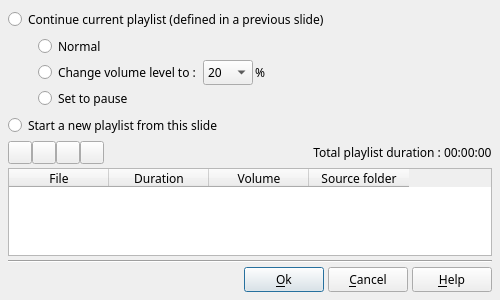
<?xml version="1.0" encoding="UTF-8"?>
<ui version="4.0">
 <class>DlgMusicProperties</class>
 <widget class="QDialog" name="DlgMusicProperties">
  <property name="geometry">
   <rect>
    <x>0</x>
    <y>0</y>
    <width>500</width>
    <height>300</height>
   </rect>
  </property>
  <property name="minimumSize">
   <size>
    <width>500</width>
    <height>300</height>
   </size>
  </property>
  <property name="font">
   <font>
    <family>Sans Serif</family>
    <pointsize>9</pointsize>
   </font>
  </property>
  <property name="windowTitle">
   <string>Music properties</string>
  </property>
  <layout class="QVBoxLayout" name="verticalLayout">
   <property name="spacing">
    <number>4</number>
   </property>
   <property name="margin">
    <number>8</number>
   </property>
   <item>
    <widget class="QRadioButton" name="SameMusicRD">
     <property name="toolTip">
      <string>Allows one to continue to play the play list define by a previous slide</string>
     </property>
     <property name="text">
      <string>Continue current playlist (defined in a previous slide)</string>
     </property>
     <attribute name="buttonGroup">
      <string>buttonGroup</string>
     </attribute>
    </widget>
   </item>
   <item>
    <layout class="QGridLayout" name="gridLayout">
     <property name="leftMargin">
      <number>30</number>
     </property>
     <property name="topMargin">
      <number>0</number>
     </property>
     <property name="rightMargin">
      <number>0</number>
     </property>
     <property name="bottomMargin">
      <number>0</number>
     </property>
     <property name="spacing">
      <number>2</number>
     </property>
     <item row="1" column="0">
      <widget class="QRadioButton" name="SameMusicReduceVolumeRD">
       <property name="toolTip">
        <string>Allows one to indicate that from now on, the sound volume is reduced.</string>
       </property>
       <property name="text">
        <string>Change volume level to :</string>
       </property>
       <attribute name="buttonGroup">
        <string>buttonGroup_2</string>
       </attribute>
      </widget>
     </item>
     <item row="1" column="1">
      <widget class="QComboBox" name="VolumeReductionFactorCB">
       <property name="sizePolicy">
        <sizepolicy hsizetype="Fixed" vsizetype="Fixed">
         <horstretch>0</horstretch>
         <verstretch>0</verstretch>
        </sizepolicy>
       </property>
       <property name="minimumSize">
        <size>
         <width>50</width>
         <height>0</height>
        </size>
       </property>
       <property name="maximumSize">
        <size>
         <width>50</width>
         <height>16777215</height>
        </size>
       </property>
       <property name="toolTip">
        <string>Define the sound volume for this slide</string>
       </property>
       <property name="currentIndex">
        <number>7</number>
       </property>
       <item>
        <property name="text">
         <string notr="true">90</string>
        </property>
       </item>
       <item>
        <property name="text">
         <string notr="true">80</string>
        </property>
       </item>
       <item>
        <property name="text">
         <string notr="true">70</string>
        </property>
       </item>
       <item>
        <property name="text">
         <string notr="true">60</string>
        </property>
       </item>
       <item>
        <property name="text">
         <string notr="true">50</string>
        </property>
       </item>
       <item>
        <property name="text">
         <string notr="true">40</string>
        </property>
       </item>
       <item>
        <property name="text">
         <string notr="true">30</string>
        </property>
       </item>
       <item>
        <property name="text">
         <string notr="true">20</string>
        </property>
       </item>
       <item>
        <property name="text">
         <string notr="true">10</string>
        </property>
       </item>
      </widget>
     </item>
     <item row="1" column="2">
      <widget class="QLabel" name="label_3">
       <property name="sizePolicy">
        <sizepolicy hsizetype="Expanding" vsizetype="Preferred">
         <horstretch>0</horstretch>
         <verstretch>0</verstretch>
        </sizepolicy>
       </property>
       <property name="text">
        <string notr="true">%</string>
       </property>
      </widget>
     </item>
     <item row="2" column="0" colspan="3">
      <widget class="QRadioButton" name="SameMusicPauseRD">
       <property name="toolTip">
        <string>Set music to pause during this slide</string>
       </property>
       <property name="text">
        <string>Set to pause</string>
       </property>
       <attribute name="buttonGroup">
        <string>buttonGroup_2</string>
       </attribute>
      </widget>
     </item>
     <item row="0" column="0" colspan="3">
      <widget class="QRadioButton" name="SameMusicNormalRD">
       <property name="toolTip">
        <string>No specific settings</string>
       </property>
       <property name="text">
        <string>Normal</string>
       </property>
       <attribute name="buttonGroup">
        <string>buttonGroup_2</string>
       </attribute>
      </widget>
     </item>
    </layout>
   </item>
   <item>
    <widget class="QRadioButton" name="NewMusicRD">
     <property name="toolTip">
      <string>Allows one to start a new playlist.</string>
     </property>
     <property name="text">
      <string>Start a new playlist from this slide</string>
     </property>
     <attribute name="buttonGroup">
      <string>buttonGroup</string>
     </attribute>
    </widget>
   </item>
   <item>
    <layout class="QHBoxLayout" name="horizontalLayout">
     <property name="spacing">
      <number>0</number>
     </property>
     <property name="margin">
      <number>0</number>
     </property>
     <item>
      <widget class="QToolButton" name="AddMusicBt">
       <property name="toolTip">
        <string>Add a file to the playlist</string>
       </property>
       <property name="text">
        <string notr="true"/>
       </property>
       <property name="icon">
        <iconset>
         <normaloff>:/img/object_sound.png</normaloff>:/img/object_sound.png</iconset>
       </property>
      </widget>
     </item>
     <item>
      <widget class="QToolButton" name="RemoveMusicBt">
       <property name="toolTip">
        <string>Remove the current selected file</string>
       </property>
       <property name="text">
        <string notr="true"/>
       </property>
       <property name="icon">
        <iconset>
         <normaloff>:/img/trash.png</normaloff>:/img/trash.png</iconset>
       </property>
      </widget>
     </item>
     <item>
      <widget class="QToolButton" name="UpMusicBt">
       <property name="toolTip">
        <string>Change the order in which will be played the music files:
Move the current selected file of a notch upward.</string>
       </property>
       <property name="text">
        <string notr="true"/>
       </property>
       <property name="icon">
        <iconset>
         <normaloff>:/img/arrow_up.png</normaloff>:/img/arrow_up.png</iconset>
       </property>
      </widget>
     </item>
     <item>
      <widget class="QToolButton" name="DownMusicBt">
       <property name="toolTip">
        <string>Change the order in which will be played the music files:
Move the current selected file of a notch downward.</string>
       </property>
       <property name="text">
        <string notr="true"/>
       </property>
       <property name="icon">
        <iconset>
         <normaloff>:/img/arrow_down.png</normaloff>:/img/arrow_down.png</iconset>
       </property>
      </widget>
     </item>
     <item>
      <widget class="QLabel" name="Label1">
       <property name="text">
        <string>Total playlist duration : </string>
       </property>
       <property name="alignment">
        <set>Qt::AlignRight|Qt::AlignTrailing|Qt::AlignVCenter</set>
       </property>
      </widget>
     </item>
     <item>
      <widget class="QLabel" name="LabelDuration">
       <property name="sizePolicy">
        <sizepolicy hsizetype="Fixed" vsizetype="Preferred">
         <horstretch>0</horstretch>
         <verstretch>0</verstretch>
        </sizepolicy>
       </property>
       <property name="text">
        <string notr="true">00:00:00</string>
       </property>
      </widget>
     </item>
    </layout>
   </item>
   <item>
    <widget class="QTableWidget" name="PlayListTable">
     <property name="editTriggers">
      <set>QAbstractItemView::NoEditTriggers</set>
     </property>
     <property name="showDropIndicator" stdset="0">
      <bool>false</bool>
     </property>
     <property name="dragDropOverwriteMode">
      <bool>false</bool>
     </property>
     <property name="selectionMode">
      <enum>QAbstractItemView::SingleSelection</enum>
     </property>
     <property name="selectionBehavior">
      <enum>QAbstractItemView::SelectRows</enum>
     </property>
     <property name="wordWrap">
      <bool>false</bool>
     </property>
     <property name="cornerButtonEnabled">
      <bool>false</bool>
     </property>
     <attribute name="verticalHeaderVisible">
      <bool>false</bool>
     </attribute>
     <column>
      <property name="text">
       <string>File</string>
      </property>
      <property name="font">
       <font>
        <pointsize>9</pointsize>
       </font>
      </property>
     </column>
     <column>
      <property name="text">
       <string>Duration</string>
      </property>
      <property name="font">
       <font>
        <pointsize>9</pointsize>
       </font>
      </property>
     </column>
     <column>
      <property name="text">
       <string>Volume</string>
      </property>
      <property name="font">
       <font>
        <pointsize>9</pointsize>
       </font>
      </property>
     </column>
     <column>
      <property name="text">
       <string>Source folder</string>
      </property>
      <property name="font">
       <font>
        <pointsize>9</pointsize>
       </font>
      </property>
     </column>
    </widget>
   </item>
   <item>
    <widget class="Line" name="line">
     <property name="orientation">
      <enum>Qt::Horizontal</enum>
     </property>
    </widget>
   </item>
   <item>
    <layout class="QHBoxLayout" name="horizontalLayout_2">
     <property name="spacing">
      <number>4</number>
     </property>
     <item>
      <spacer name="horizontalSpacer_2">
       <property name="orientation">
        <enum>Qt::Horizontal</enum>
       </property>
       <property name="sizeHint" stdset="0">
        <size>
         <width>40</width>
         <height>20</height>
        </size>
       </property>
      </spacer>
     </item>
     <item>
      <widget class="QPushButton" name="OKBT">
       <property name="toolTip">
        <string>Accept modification and exit dialog box</string>
       </property>
       <property name="text">
        <string>&amp;Ok</string>
       </property>
       <property name="icon">
        <iconset>
         <normaloff>:/img/action_ok.png</normaloff>:/img/action_ok.png</iconset>
       </property>
      </widget>
     </item>
     <item>
      <widget class="QPushButton" name="CancelBt">
       <property name="toolTip">
        <string>Cancel modification and exit dialog box</string>
       </property>
       <property name="text">
        <string>&amp;Cancel</string>
       </property>
       <property name="icon">
        <iconset>
         <normaloff>:/img/action_cancel.png</normaloff>:/img/action_cancel.png</iconset>
       </property>
      </widget>
     </item>
     <item>
      <widget class="QPushButton" name="HelpBT">
       <property name="toolTip">
        <string>Open help page describing this dialog box</string>
       </property>
       <property name="text">
        <string>&amp;Help</string>
       </property>
       <property name="icon">
        <iconset>
         <normaloff>:/img/help.png</normaloff>:/img/help.png</iconset>
       </property>
       <property name="shortcut">
        <string>F1</string>
       </property>
      </widget>
     </item>
    </layout>
   </item>
  </layout>
 </widget>
 <tabstops>
  <tabstop>SameMusicRD</tabstop>
  <tabstop>SameMusicNormalRD</tabstop>
  <tabstop>SameMusicReduceVolumeRD</tabstop>
  <tabstop>VolumeReductionFactorCB</tabstop>
  <tabstop>SameMusicPauseRD</tabstop>
  <tabstop>NewMusicRD</tabstop>
  <tabstop>AddMusicBt</tabstop>
  <tabstop>RemoveMusicBt</tabstop>
  <tabstop>UpMusicBt</tabstop>
  <tabstop>DownMusicBt</tabstop>
  <tabstop>PlayListTable</tabstop>
  <tabstop>OKBT</tabstop>
  <tabstop>CancelBt</tabstop>
 </tabstops>
 <resources>
  <include location="../../../RSCffDiaporama.qrc"/>
 </resources>
 <connections/>
 <buttongroups>
  <buttongroup name="buttonGroup_2"/>
  <buttongroup name="buttonGroup"/>
 </buttongroups>
</ui>
